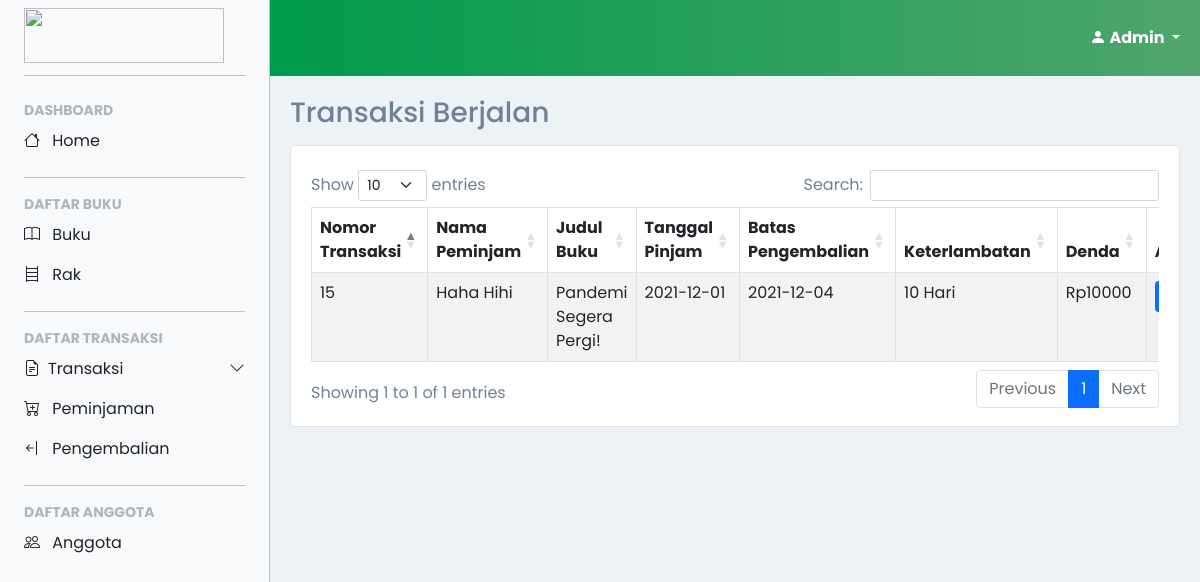
Page /account/admin/transaksi/table/berjalan.php (signed in) on the committed database.
### tables this page shows
CREATE TABLE `transaksi` (
  `id_peminjaman` int(10) NOT NULL,
  `nomor_klasifikasi` varchar(7) NOT NULL,
  `nomor_anggota` varchar(25) NOT NULL,
  `nomor_petugas` varchar(25) NOT NULL,
  `tanggal_pinjam` date NOT NULL,
  `durasi` int(4) NOT NULL,
  `tanggal_kembali` date NOT NULL,
  `keterlambatan` int(4) NOT NULL,
  `selesai` tinyint(1) NOT NULL
);

CREATE TABLE `anggota` (
  `nomor_anggota` varchar(25) NOT NULL,
  `nama` varchar(50) NOT NULL,
  `jabatan` enum('guru','siswa') NOT NULL,
  `angkatan` varchar(4) NOT NULL,
  `password` varchar(50) NOT NULL
);

CREATE TABLE `buku` (
  `nomor_klasifikasi` varchar(7) NOT NULL,
  `isbn` varchar(13) NOT NULL,
  `nomor_rak` varchar(5) NOT NULL,
  `judul` varchar(50) NOT NULL,
  `penulis` varchar(50) NOT NULL,
  `penerbit` varchar(50) NOT NULL,
  `tahun_terbit` year(4) NOT NULL,
  `stok` int(3) NOT NULL
);

### account/admin/transaksi/table/berjalan.php (the view, shortened to what this page needs)
<?php
include('../../../../confiq.php');
$query = "SELECT transaksi.id_peminjaman, anggota.nama as anggota, buku.judul, buku.isbn, transaksi.nomor_klasifikasi,
                transaksi.tanggal_pinjam, transaksi.durasi, transaksi.tanggal_kembali,
                transaksi.keterlambatan, petugas.nama as petugas, anggota.jabatan
          FROM `transaksi`
          LEFT JOIN `buku` ON transaksi.nomor_klasifikasi = buku.nomor_klasifikasi
          LEFT JOIN `petugas` ON transaksi.nomor_petugas = petugas.nomor_petugas
          LEFT JOIN `anggota` ON transaksi.nomor_anggota = anggota.nomor_anggota
          WHERE transaksi.selesai LIKE 0";
$result = mysqli_query($conn, $query);
?>
<!DOCTYPE html>
<html>
  <head>
  </head>
  <body>
    <?php
      include('../../layout/sidebar.php');
    ?>
    <main>
      <div class="container-fluid content transition">
        <h3>Transaksi Berjalan</h3>
        <div class="card border">
          <div class="card-body mt-2 mx-1">
            <div class="table-responsive">
              <table class="table table-striped table-bordered table-hover" id="dataTables-example">
                <thead>
                  <tr>
                    <th>Nomor Transaksi</th>
                    <th>Nama Peminjam</th>
                    <th>Judul Buku</th>
                    <th>Tanggal Pinjam</th>
                    <th>Batas Pengembalian</th>
                    <th>Keterlambatan</th>
                    <th>Denda</th>
                    <th width="10%">Aksi</th>
                  </tr>
                </thead>
                <tbody>
                  <?php
                    while($data = mysqli_fetch_array($result, MYSQLI_ASSOC)){
                      $today = strtotime(date('Y-m-d'));
                      $convert = strtotime($data['tanggal_kembali']);
                      $keterlambatan = $today-$convert;
                      if($keterlambatan <= 0) {
                        $keterlambatan = 0;
                      } else {
                        $keterlambatan = $keterlambatan/60/60/24;
                      }
                      $denda = $keterlambatan*1000;
                      echo "<tr><td name='id'>".$data['id_peminjaman']."</td>";
                      echo "<td>".$data['anggota']."</td>";
                      echo "<td>".$data['judul']."</td>";
                      echo "<td>".$data['tanggal_pinjam']."</td>";
                      echo "<td>".$data['tanggal_kembali']."</td>";
                      echo "<td>".$keterlambatan." Hari</td>";
                      echo "<td>Rp".$denda."</td>";
                      echo "<td class='text-center'>
                            <a type='button' class='btn btn-primary d-grid btn-sm' data-bs-toggle='modal' data-bs-target='#detail".$data['id_peminjaman']."'>
                              Detail
                            </a></td></tr>";?>
                      </div><?php
                    }
                  ?>
                </tbody>
              </table>
            </div>
          </div>
        </div>
      </div>
    </main>
  </body>
</html>

### account/admin/layout/style.css (style rules this page uses)
html, body { color: #718096 !important; background-color: #edf2f7; scroll-behavior: smooth; }
body, button { font-family: "Poppins", sans-serif; }
:root { --offcanvas-width: 270px; --topNavbarHeight: 56px; }
main { margin-top: var(--topNavbarHeight); }
.content { padding: 15px; }
.content h3 { margin-bottom: 15px; }
.transition { -webkit-transition: all .3s ease; -moz-transition: all .3s ease; -ms-transition: all .3s ease; -o-transition: all .3s ease; transition: all .3s ease; }
@media (min-width: 992px) { body { overflow: auto !important; } }
@media (min-width: 992px) { :root { --topNavbarHeight: 76px; } }
@media (min-width: 992px) { main { margin-left: var(--offcanvas-width); margin-top: var(--topNavbarHeight); } }
@media (min-width: 992px) { .content { padding: 20px; } }

### rows in the picture
transaksi: id_peminjaman "15", nomor_anggota.nama "Haha Hihi", nomor_klasifikasi.judul "Pandemi Segera Pergi!", tanggal_pinjam "2021-12-01", tanggal_kembali "2021-12-04", tanggal_kembali "10", tanggal_kembali "10000"

### other values in the picture
$user[0] "Admin"
